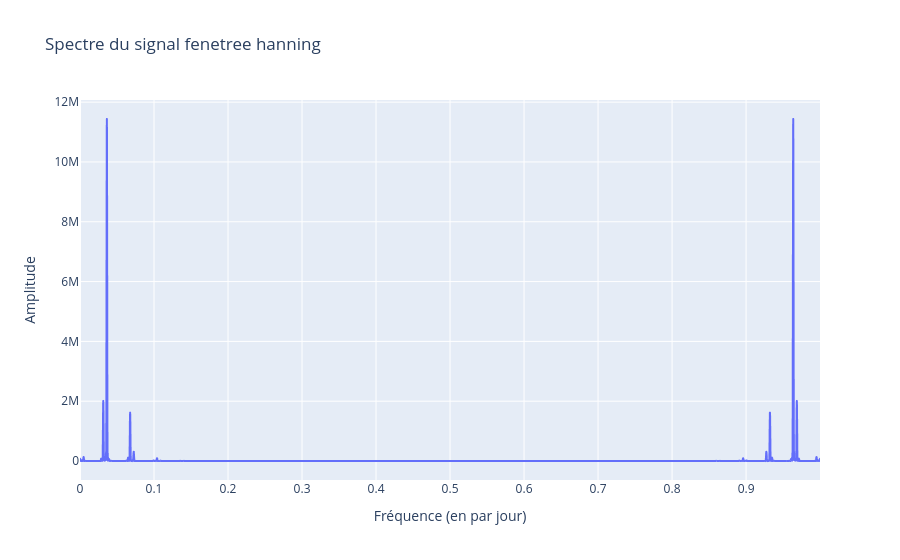
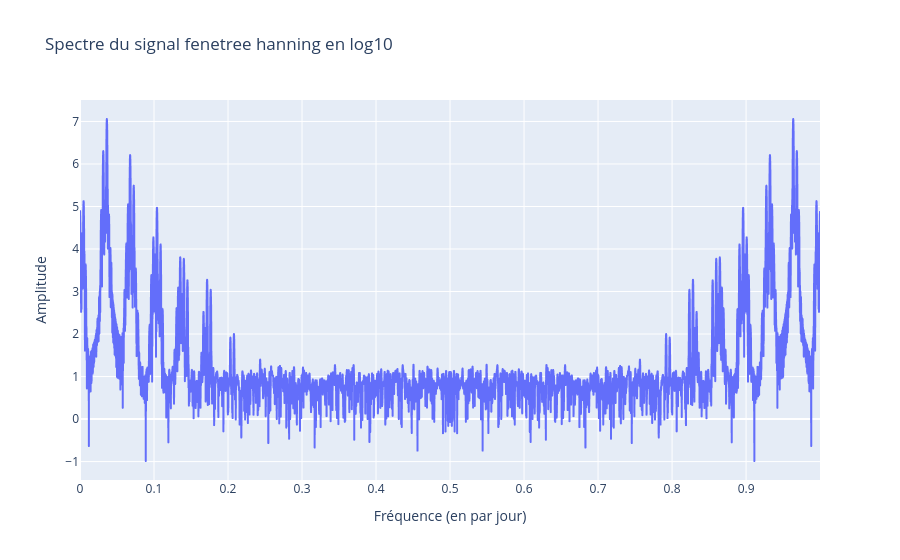
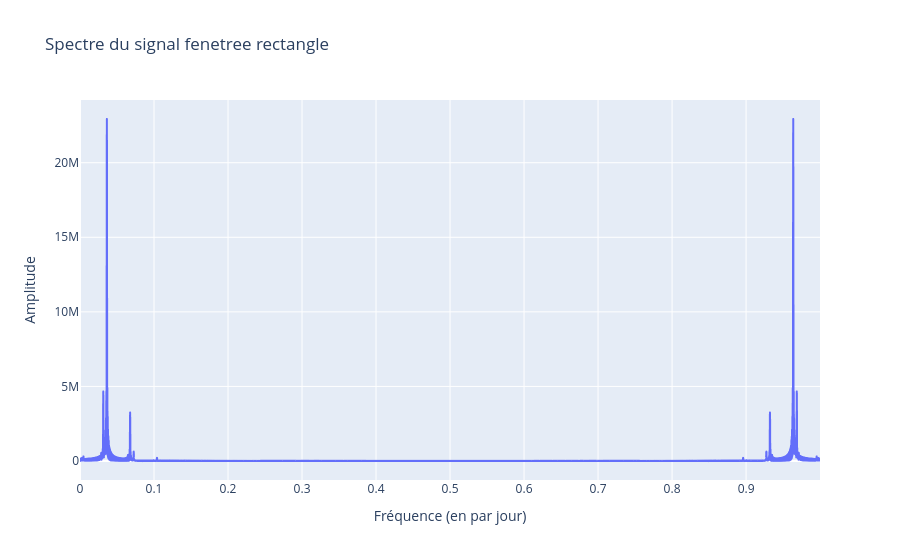
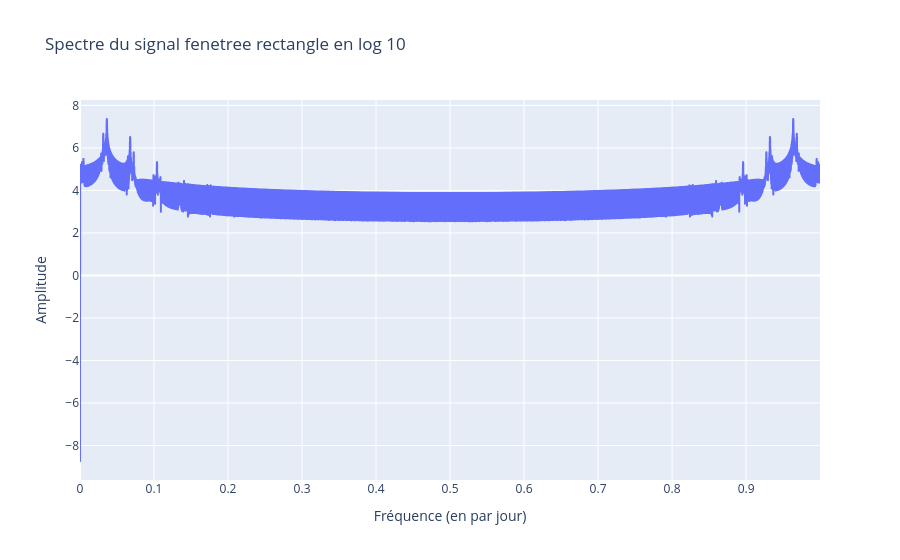

Write notebook code for charts like these, in order.
### Code cell
K = len(distances_centrees)
w_H = signal.windows.hann(K)
w_R = signal.windows.boxcar(K)
signal_fenetre_H = distances_centrees * w_H
signal_fenetre_R = distances_centrees * w_R

N_fft = 4 * K  # Zero-padding demandé (4K-points) 
spectre_H = np.abs(np.fft.fft(signal_fenetre_H, n=N_fft))
spectre_R = np.abs(np.fft.fft(signal_fenetre_R, n=N_fft))
freq = np.arange(N_fft) / N_fft

px.line(x = freq, y = spectre_H, labels={"x":"Fréquence (en par jour)", "y":"Amplitude"}, title="Spectre du signal fenetree hanning").show()
px.line(x = freq, y = np.log10(spectre_H), labels={"x":"Fréquence (en par jour)", "y":"Amplitude"}, title="Spectre du signal fenetree hanning en log10").show()
px.line(x = freq, y = spectre_R, labels={"x":"Fréquence (en par jour)", "y":"Amplitude"}, title="Spectre du signal fenetree rectangle").show()
px.line(x = freq, y = np.log10(spectre_R), labels={"x":"Fréquence (en par jour)", "y":"Amplitude"}, title="Spectre du signal fenetree rectangle en log 10").show()

### Figure 1 — Plotly figure (JSON) as saved in the notebook; plotly's stock layout.template omitted (floating-point values rounded to 4 significant figures; data arrays with more than 128 entries replaced by an {"elided": "..."} marker saying what was removed)
{"data": [{"hovertemplate": "Fréquence (en par jour)=%{x}<br>Amplitude=%{y}<extra></extra>", "legendgroup": "", "line": {"color": "#636efa", "dash": "solid"}, "marker": {"symbol": "circle"}, "mode": "lines", "name": "", "showlegend": false, "type": "scattergl", "x": {"elided": "8768 float values"}, "xaxis": "x", "y": {"elided": "8768 float values"}, "yaxis": "y"}], "layout": {"legend": {"tracegroupgap": 0}, "title": {"text": "Spectre du signal fenetree hanning"}, "xaxis": {"anchor": "y", "domain": [0, 1], "title": {"text": "Fréquence (en par jour)"}}, "yaxis": {"anchor": "x", "domain": [0, 1], "title": {"text": "Amplitude"}}}}

### Figure 2 — Plotly figure (JSON) as saved in the notebook; plotly's stock layout.template omitted (floating-point values rounded to 4 significant figures; data arrays with more than 128 entries replaced by an {"elided": "..."} marker saying what was removed)
{"data": [{"hovertemplate": "Fréquence (en par jour)=%{x}<br>Amplitude=%{y}<extra></extra>", "legendgroup": "", "line": {"color": "#636efa", "dash": "solid"}, "marker": {"symbol": "circle"}, "mode": "lines", "name": "", "showlegend": false, "type": "scattergl", "x": {"elided": "8768 float values"}, "xaxis": "x", "y": {"elided": "8768 float values"}, "yaxis": "y"}], "layout": {"legend": {"tracegroupgap": 0}, "title": {"text": "Spectre du signal fenetree hanning en log10"}, "xaxis": {"anchor": "y", "domain": [0, 1], "title": {"text": "Fréquence (en par jour)"}}, "yaxis": {"anchor": "x", "domain": [0, 1], "title": {"text": "Amplitude"}}}}

### Figure 3 — Plotly figure (JSON) as saved in the notebook; plotly's stock layout.template omitted (floating-point values rounded to 4 significant figures; data arrays with more than 128 entries replaced by an {"elided": "..."} marker saying what was removed)
{"data": [{"hovertemplate": "Fréquence (en par jour)=%{x}<br>Amplitude=%{y}<extra></extra>", "legendgroup": "", "line": {"color": "#636efa", "dash": "solid"}, "marker": {"symbol": "circle"}, "mode": "lines", "name": "", "showlegend": false, "type": "scattergl", "x": {"elided": "8768 float values"}, "xaxis": "x", "y": {"elided": "8768 float values"}, "yaxis": "y"}], "layout": {"legend": {"tracegroupgap": 0}, "title": {"text": "Spectre du signal fenetree rectangle"}, "xaxis": {"anchor": "y", "domain": [0, 1], "title": {"text": "Fréquence (en par jour)"}}, "yaxis": {"anchor": "x", "domain": [0, 1], "title": {"text": "Amplitude"}}}}

### Figure 4 — Plotly figure (JSON) as saved in the notebook; plotly's stock layout.template omitted (floating-point values rounded to 4 significant figures; data arrays with more than 128 entries replaced by an {"elided": "..."} marker saying what was removed)
{"data": [{"hovertemplate": "Fréquence (en par jour)=%{x}<br>Amplitude=%{y}<extra></extra>", "legendgroup": "", "line": {"color": "#636efa", "dash": "solid"}, "marker": {"symbol": "circle"}, "mode": "lines", "name": "", "showlegend": false, "type": "scattergl", "x": {"elided": "8768 float values"}, "xaxis": "x", "y": {"elided": "8768 float values"}, "yaxis": "y"}], "layout": {"legend": {"tracegroupgap": 0}, "title": {"text": "Spectre du signal fenetree rectangle en log 10"}, "xaxis": {"anchor": "y", "domain": [0, 1], "title": {"text": "Fréquence (en par jour)"}}, "yaxis": {"anchor": "x", "domain": [0, 1], "title": {"text": "Amplitude"}}}}
